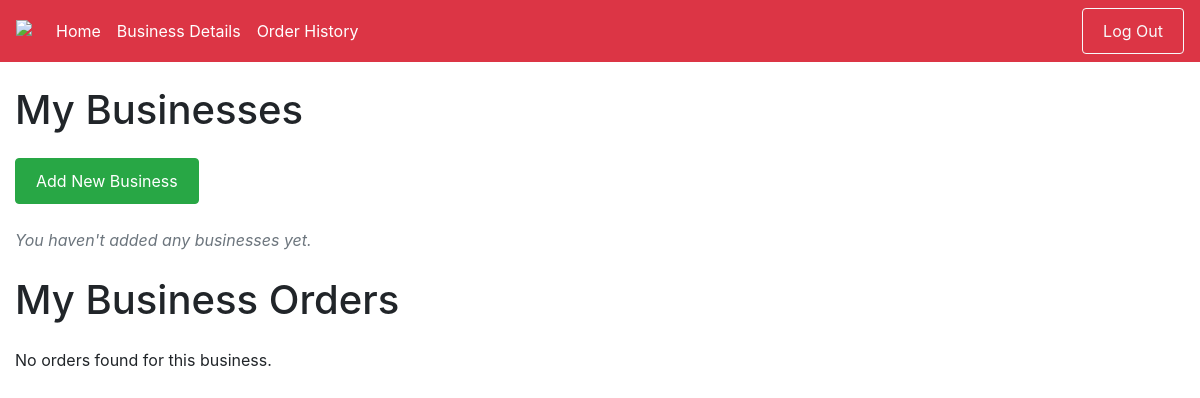
/users/business_dashboard (signed in), run on an earlier commit of the app's database.
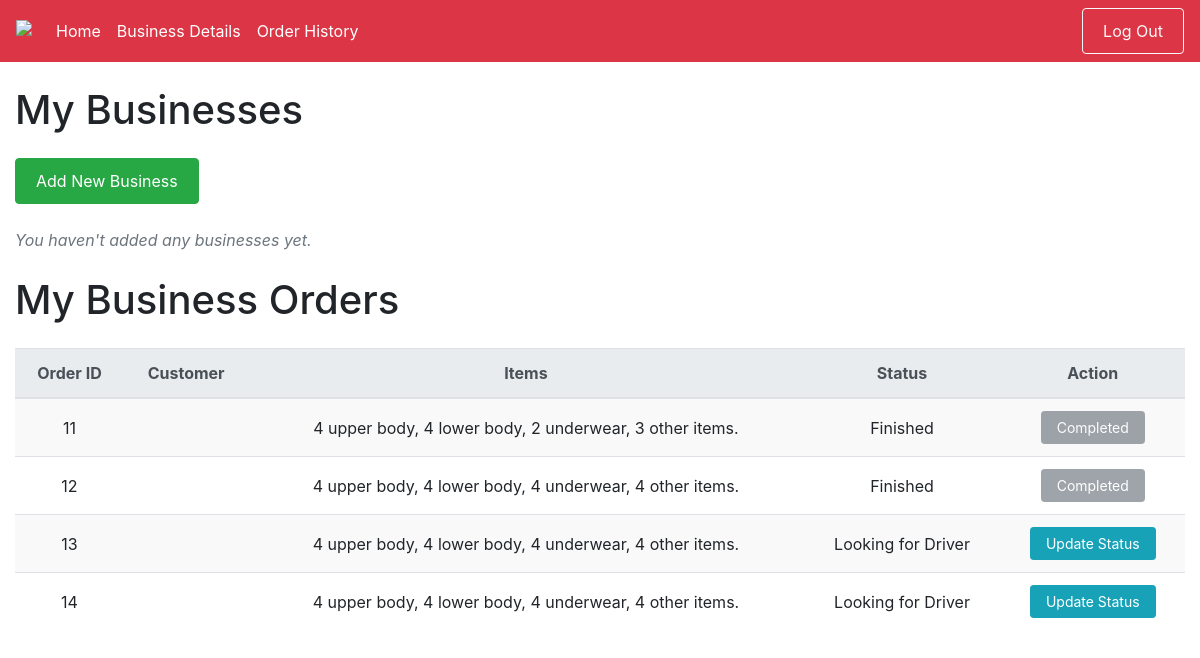
And on a later commit of the database.
### users/models.py (models this page shows, shortened)
class Order(models.Model):
    STATUS_CHOICES = [
        ('looking_for_driver', 'Looking for Driver'),
        ('driver_on_the_way_to_pickup', 'Driver on the way to pickup'),
        ('driver_on_the_way_to_laundry', 'Driver on the way to laundry'),
        ('laundry_received', 'Laundry received'),
        ('laundry_cleaning', 'Laundry cleaning'),
        ('driver_on_the_way_to_customer', 'Driver on the way to customer'),
        ('delivered', 'Delivered'),
        ('finished', 'Finished'),
    ]
    user = models.ForeignKey(User, on_delete=models.CASCADE, null=True)
    upper_body_clothes = models.IntegerField(default=0)
    lower_body_clothes = models.IntegerField(default=0)
    underwear = models.IntegerField(default=0)
    other_stuff = models.IntegerField(default=0)
    order_date = models.DateTimeField(auto_now_add=True)
    total_price = models.DecimalField(max_digits=10, decimal_places=2, default=0.00)
    created_at = models.DateTimeField(default=timezone.now)
    status = models.CharField(max_length=50, choices=STATUS_CHOICES, default='looking_for_driver')

### users/views.py (the view)
# urls.py: path('business_dashboard', views.business_dashboard, name='business_dashboard'),
@login_required
def business_dashboard(request):
    user_profile = UserProfile.objects.get(user=request.user)
    businesses = Business.objects.filter(user_profile=user_profile)
    orders = Order.objects.filter(user__userprofile__user=request.user)
    return render(request, 'users/business_dashboard.html', {
        'businesses': businesses,
        'orders': orders,  # Pass orders to the template
    })

### users/templates/users/business_dashboard.html (shortened to what this page needs)
{% extends 'users/baseBusiness.html' %}
{% load static %}
{% block content %}
<div class="container mt-4">
    <h1 class="mb-4">My Businesses</h1>
    <a href="{% url 'users:add_business' %}" class="btn btn-success mb-4">Add New Business</a>
    {% if businesses %}
        <div class="row">
            {% for business in businesses %}
                <div class="col-md-4 mb-4">
                    <div class="card shadow-sm">
                        {% if business.logo %}
                            <img src="{{ business.logo.url }}" class="card-img-top" alt="Logo">
                        {% else %}
                            <img src="{% static 'users/images/default-logo.png' %}" class="card-img-top" alt="Default Logo">
                        {% endif %}
                        <div class="card-body">
                            <h5 class="card-title">{{ business.business_name }}</h5>
                            <p class="card-text text-muted">{{ business.business_address }}</p>
                            <a href="#" class="btn btn-primary btn-sm">View Details</a>
                            <a href="{% url 'users:delete_business' business.id %}" class="btn btn-danger btn-sm mt-2" onclick="return confirm('Are you sure you want to delete this business?');">Delete</a>
                        </div>
                    </div>
                </div>
            {% endfor %}
        </div>
    {% else %}
        <p class="text-muted">You haven't added any businesses yet.</p>
    {% endif %}
</div>
<div class="container mt-4">
    <h1 class="mb-4">My Business Orders</h1>
    {% if orders %}
        <table class="table table-striped">
            <thead class="thead-light">
                <tr>
                    <th>Order ID</th>
                    <th>Customer</th>
                    <th>Items</th>
                    <th>Status</th>
                    <th>Action</th>
                </tr>
            </thead>
            <tbody>
                {% for order in orders %}
                    <tr>
                        <td>{{ order.id }}</td>
                        <td>{{ order.customer.user_profile.user.username }}</td>
                        <td>{{ order.upper_body_clothes }} upper body,
                            {{ order.lower_body_clothes }} lower body,
                            {{ order.underwear }} underwear,
                            {{ order.other_stuff }} other items.
                        </td>
                        <td>{{ order.get_status_display }}</td>
                        <td>
                            {% if order.status != 'finished' %}
                                <a href="{% url 'users:update_order_status' order.id %}" class="btn btn-info btn-sm">Update Status</a>
                            {% else %}
                                <button class="btn btn-secondary btn-sm" disabled>Completed</button>
                            {% endif %}
                        </td>
                    </tr>
                {% endfor %}
            </tbody>
        </table>
    {% else %}
        <p>No orders found for this business.</p>
    {% endif %}
</div>
{% endblock %}

What changed in the data, as far as the page shows it:
added Order: id "11", upper_body_clothes "4", lower_body_clothes "4", underwear "2", other_stuff "3", status "Finished", shows "Completed"
added Order: id "12", upper_body_clothes "4", lower_body_clothes "4", underwear "4", other_stuff "4", status "Finished", shows "Completed"
added Order: id "13", upper_body_clothes "4", lower_body_clothes "4", underwear "4", other_stuff "4", status "Looking for Driver", shows "Update Status"
added Order: id "14", upper_body_clothes "4", lower_body_clothes "4", underwear "4", other_stuff "4", status "Looking for Driver", shows "Update Status"
Also different on the page:
text no longer shown: "No orders found for this business."
text now shown: "Order ID Customer Items Status Action"
